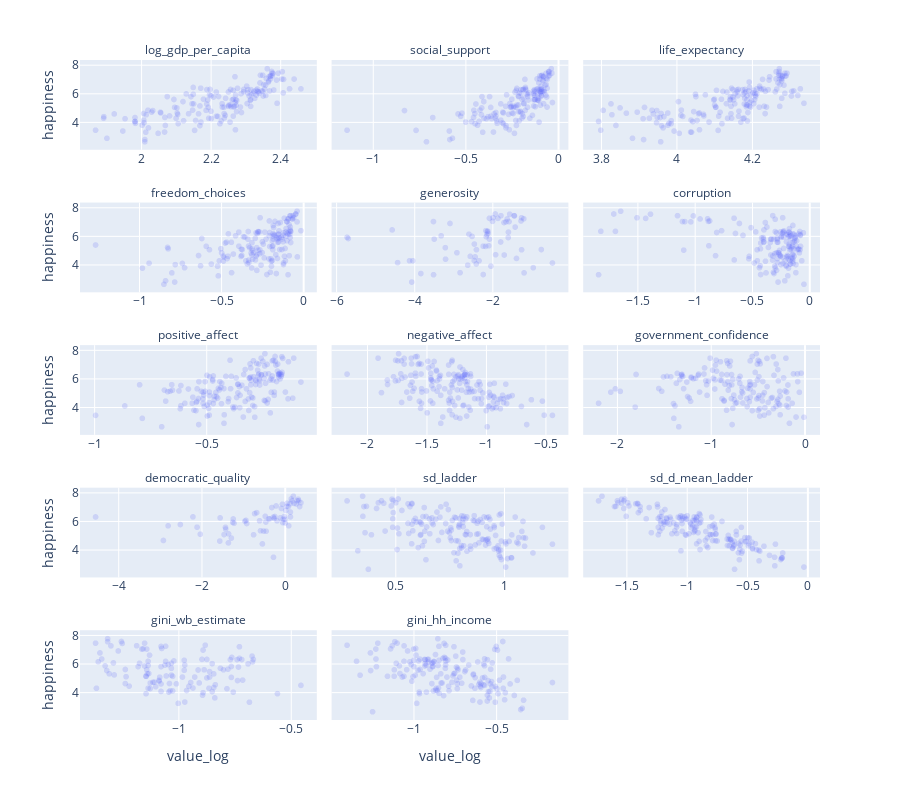

The notebook cell this image was saved under:
### Markdown cell above
Let's reproduce these plots, but with the log-transformed happiness response variable.

### Code cell
# Perform a logarithmic transformation on the 'value' column and remove non-positive values
happiness_2017_melted['value_log'] = happiness_2017_melted['value'].apply(lambda x: np.log(x) if x > 0 else np.nan)

# Create a scatter plot
fig = px.scatter(happiness_2017_melted, 
                 x="value_log", 
                 y="happiness", 
                 facet_col="variable", 
                 facet_col_wrap=3, 
                 opacity=0.2, 
                 height=800, 
                 facet_row_spacing=0.08)

# Update the subplot titles
fig.for_each_annotation(lambda a: a.update(text=a.text.split('=')[-1])) 

# Update the x-axis settings
fig.update_xaxes(matches=None, showticklabels=True)

fig.show()

### Figure 1 — Plotly figure (JSON) as saved in the notebook; plotly's stock layout.template omitted (floating-point values rounded to 4 significant figures; data arrays with more than 128 entries replaced by an {"elided": "..."} marker saying what was removed)
{"data": [{"hovertemplate": "variable=log_gdp_per_capita<br>value_log=%{x}<br>happiness=%{y}<extra></extra>", "legendgroup": "", "marker": {"color": "#636efa", "opacity": 0.2, "symbol": "circle"}, "mode": "markers", "name": "", "showlegend": false, "type": "scattergl", "x": {"elided": "164 float values"}, "xaxis": "x13", "y": {"elided": "164 float values"}, "yaxis": "y13"}, {"hovertemplate": "variable=social_support<br>value_log=%{x}<br>happiness=%{y}<extra></extra>", "legendgroup": "", "marker": {"color": "#636efa", "opacity": 0.2, "symbol": "circle"}, "mode": "markers", "name": "", "showlegend": false, "type": "scattergl", "x": {"elided": "164 float values"}, "xaxis": "x14", "y": {"elided": "164 float values"}, "yaxis": "y14"}, {"hovertemplate": "variable=life_expectancy<br>value_log=%{x}<br>happiness=%{y}<extra></extra>", "legendgroup": "", "marker": {"color": "#636efa", "opacity": 0.2, "symbol": "circle"}, "mode": "markers", "name": "", "showlegend": false, "type": "scattergl", "x": {"elided": "164 float values"}, "xaxis": "x15", "y": {"elided": "164 float values"}, "yaxis": "y15"}, {"hovertemplate": "variable=freedom_choices<br>value_log=%{x}<br>happiness=%{y}<extra></extra>", "legendgroup": "", "marker": {"color": "#636efa", "opacity": 0.2, "symbol": "circle"}, "mode": "markers", "name": "", "showlegend": false, "type": "scattergl", "x": {"elided": "164 float values"}, "xaxis": "x10", "y": {"elided": "164 float values"}, "yaxis": "y10"}, {"hovertemplate": "variable=generosity<br>value_log=%{x}<br>happiness=%{y}<extra></extra>", "legendgroup": "", "marker": {"color": "#636efa", "opacity": 0.2, "symbol": "circle"}, "mode": "markers", "name": "", "showlegend": false, "type": "scattergl", "x": {"elided": "164 float values"}, "xaxis": "x11", "y": {"elided": "164 float values"}, "yaxis": "y11"}, {"hovertemplate": "variable=corruption<br>value_log=%{x}<br>happiness=%{y}<extra></extra>", "legendgroup": "", "marker": {"color": "#636efa", "opacity": 0.2, "symbol": "circle"}, "mode": "markers", "name": "", "showlegend": false, "type": "scattergl", "x": {"elided": "164 float values"}, "xaxis": "x12", "y": {"elided": "164 float values"}, "yaxis": "y12"}, {"hovertemplate": "variable=positive_affect<br>value_log=%{x}<br>happiness=%{y}<extra></extra>", "legendgroup": "", "marker": {"color": "#636efa", "opacity": 0.2, "symbol": "circle"}, "mode": "markers", "name": "", "showlegend": false, "type": "scattergl", "x": {"elided": "164 float values"}, "xaxis": "x7", "y": {"elided": "164 float values"}, "yaxis": "y7"}, {"hovertemplate": "variable=negative_affect<br>value_log=%{x}<br>happiness=%{y}<extra></extra>", "legendgroup": "", "marker": {"color": "#636efa", "opacity": 0.2, "symbol": "circle"}, "mode": "markers", "name": "", "showlegend": false, "type": "scattergl", "x": {"elided": "164 float values"}, "xaxis": "x8", "y": {"elided": "164 float values"}, "yaxis": "y8"}, {"hovertemplate": "variable=government_confidence<br>value_log=%{x}<br>happiness=%{y}<extra></extra>", "legendgroup": "", "marker": {"color": "#636efa", "opacity": 0.2, "symbol": "circle"}, "mode": "markers", "name": "", "showlegend": false, "type": "scattergl", "x": {"elided": "164 float values"}, "xaxis": "x9", "y": {"elided": "164 float values"}, "yaxis": "y9"}, {"hovertemplate": "variable=democratic_quality<br>value_log=%{x}<br>happiness=%{y}<extra></extra>", "legendgroup": "", "marker": {"color": "#636efa", "opacity": 0.2, "symbol": "circle"}, "mode": "markers", "name": "", "showlegend": false, "type": "scattergl", "x": {"elided": "164 float values"}, "xaxis": "x4", "y": {"elided": "164 float values"}, "yaxis": "y4"}, {"hovertemplate": "variable=sd_ladder<br>value_log=%{x}<br>happiness=%{y}<extra></extra>", "legendgroup": "", "marker": {"color": "#636efa", "opacity": 0.2, "symbol": "circle"}, "mode": "markers", "name": "", "showlegend": false, "type": "scattergl", "x": {"elided": "164 float values"}, "xaxis": "x5", "y": {"elided": "164 float values"}, "yaxis": "y5"}, {"hovertemplate": "variable=sd_d_mean_ladder<br>value_log=%{x}<br>happiness=%{y}<extra></extra>", "legendgroup": "", "marker": {"color": "#636efa", "opacity": 0.2, "symbol": "circle"}, "mode": "markers", "name": "", "showlegend": false, "type": "scattergl", "x": {"elided": "164 float values"}, "xaxis": "x6", "y": {"elided": "164 float values"}, "yaxis": "y6"}, {"hovertemplate": "variable=gini_wb_estimate<br>value_log=%{x}<br>happiness=%{y}<extra></extra>", "legendgroup": "", "marker": {"color": "#636efa", "opacity": 0.2, "symbol": "circle"}, "mode": "markers", "name": "", "showlegend": false, "type": "scattergl", "x": {"elided": "164 float values"}, "xaxis": "x", "y": {"elided": "164 float values"}, "yaxis": "y"}, {"hovertemplate": "variable=gini_hh_income<br>value_log=%{x}<br>happiness=%{y}<extra></extra>", "legendgroup": "", "marker": {"color": "#636efa", "opacity": 0.2, "symbol": "circle"}, "mode": "markers", "name": "", "showlegend": false, "type": "scattergl", "x": {"elided": "164 float values"}, "xaxis": "x2", "y": {"elided": "164 float values"}, "yaxis": "y2"}], "layout": {"annotations": [{"font": {}, "showarrow": false, "text": "gini_wb_estimate", "x": 0.16, "xanchor": "center", "xref": "paper", "y": 0.136, "yanchor": "bottom", "yref": "paper"}, {"font": {}, "showarrow": false, "text": "gini_hh_income", "x": 0.5, "xanchor": "center", "xref": "paper", "y": 0.136, "yanchor": "bottom", "yref": "paper"}, {"font": {}, "showarrow": false, "text": "democratic_quality", "x": 0.16, "xanchor": "center", "xref": "paper", "y": 0.352, "yanchor": "bottom", "yref": "paper"}, {"font": {}, "showarrow": false, "text": "sd_ladder", "x": 0.5, "xanchor": "center", "xref": "paper", "y": 0.352, "yanchor": "bottom", "yref": "paper"}, {"font": {}, "showarrow": false, "text": "sd_d_mean_ladder", "x": 0.84, "xanchor": "center", "xref": "paper", "y": 0.352, "yanchor": "bottom", "yref": "paper"}, {"font": {}, "showarrow": false, "text": "positive_affect", "x": 0.16, "xanchor": "center", "xref": "paper", "y": 0.568, "yanchor": "bottom", "yref": "paper"}, {"font": {}, "showarrow": false, "text": "negative_affect", "x": 0.5, "xanchor": "center", "xref": "paper", "y": 0.568, "yanchor": "bottom", "yref": "paper"}, {"font": {}, "showarrow": false, "text": "government_confidence", "x": 0.84, "xanchor": "center", "xref": "paper", "y": 0.568, "yanchor": "bottom", "yref": "paper"}, {"font": {}, "showarrow": false, "text": "freedom_choices", "x": 0.16, "xanchor": "center", "xref": "paper", "y": 0.784, "yanchor": "bottom", "yref": "paper"}, {"font": {}, "showarrow": false, "text": "generosity", "x": 0.5, "xanchor": "center", "xref": "paper", "y": 0.784, "yanchor": "bottom", "yref": "paper"}, {"font": {}, "showarrow": false, "text": "corruption", "x": 0.84, "xanchor": "center", "xref": "paper", "y": 0.784, "yanchor": "bottom", "yref": "paper"}, {"font": {}, "showarrow": false, "text": "log_gdp_per_capita", "x": 0.16, "xanchor": "center", "xref": "paper", "y": 1.0, "yanchor": "bottom", "yref": "paper"}, {"font": {}, "showarrow": false, "text": "social_support", "x": 0.5, "xanchor": "center", "xref": "paper", "y": 1.0, "yanchor": "bottom", "yref": "paper"}, {"font": {}, "showarrow": false, "text": "life_expectancy", "x": 0.84, "xanchor": "center", "xref": "paper", "y": 1.0, "yanchor": "bottom", "yref": "paper"}], "height": 800, "legend": {"tracegroupgap": 0}, "margin": {"t": 60}, "xaxis": {"anchor": "y", "domain": [0, 0.32], "showticklabels": true, "title": {"text": "value_log"}}, "xaxis10": {"anchor": "y10", "domain": [0, 0.32], "showticklabels": true}, "xaxis11": {"anchor": "y11", "domain": [0.34, 0.66], "showticklabels": true}, "xaxis12": {"anchor": "y12", "domain": [0.68, 1.0], "showticklabels": true}, "xaxis13": {"anchor": "y13", "domain": [0, 0.32], "showticklabels": true}, "xaxis14": {"anchor": "y14", "domain": [0.34, 0.66], "showticklabels": true}, "xaxis15": {"anchor": "y15", "domain": [0.68, 1.0], "showticklabels": true}, "xaxis2": {"anchor": "y2", "domain": [0.34, 0.66], "showticklabels": true, "title": {"text": "value_log"}}, "xaxis3": {"anchor": "y3", "domain": [0.68, 1.0], "showticklabels": true, "title": {"text": "value_log"}}, "xaxis4": {"anchor": "y4", "domain": [0, 0.32], "showticklabels": true}, "xaxis5": {"anchor": "y5", "domain": [0.34, 0.66], "showticklabels": true}, "xaxis6": {"anchor": "y6", "domain": [0.68, 1.0], "showticklabels": true}, "xaxis7": {"anchor": "y7", "domain": [0, 0.32], "showticklabels": true}, "xaxis8": {"anchor": "y8", "domain": [0.34, 0.66], "showticklabels": true}, "xaxis9": {"anchor": "y9", "domain": [0.68, 1.0], "showticklabels": true}, "yaxis": {"anchor": "x", "domain": [0, 0.136], "title": {"text": "happiness"}}, "yaxis10": {"anchor": "x10", "domain": [0.648, 0.784], "matches": "y", "title": {"text": "happiness"}}, "yaxis11": {"anchor": "x11", "domain": [0.648, 0.784], "matches": "y", "showticklabels": false}, "yaxis12": {"anchor": "x12", "domain": [0.648, 0.784], "matches": "y", "showticklabels": false}, "yaxis13": {"anchor": "x13", "domain": [0.864, 1.0], "matches": "y", "title": {"text": "happiness"}}, "yaxis14": {"anchor": "x14", "domain": [0.864, 1.0], "matches": "y", "showticklabels": false}, "yaxis15": {"anchor": "x15", "domain": [0.864, 1.0], "matches": "y", "showticklabels": false}, "yaxis2": {"anchor": "x2", "domain": [0, 0.136], "matches": "y", "showticklabels": false}, "yaxis3": {"anchor": "x3", "domain": [0, 0.136], "matches": "y", "showticklabels": false}, "yaxis4": {"anchor": "x4", "domain": [0.216, 0.352], "matches": "y", "title": {"text": "happiness"}}, "yaxis5": {"anchor": "x5", "domain": [0.216, 0.352], "matches": "y", "showticklabels": false}, "yaxis6": {"anchor": "x6", "domain": [0.216, 0.352], "matches": "y", "showticklabels": false}, "yaxis7": {"anchor": "x7", "domain": [0.432, 0.568], "matches": "y", "title": {"text": "happiness"}}, "yaxis8": {"anchor": "x8", "domain": [0.432, 0.568], "matches": "y", "showticklabels": false}, "yaxis9": {"anchor": "x9", "domain": [0.432, 0.568], "matches": "y", "showticklabels": false}}}
